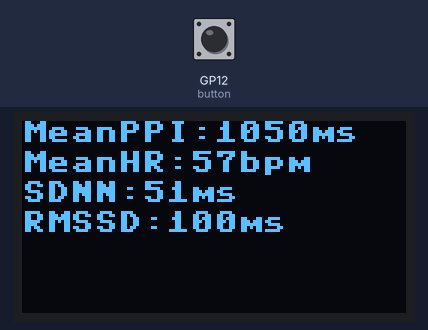
Simulated run of this program. Board: Raspberry Pi Pico running MicroPython. Shown: 128×64 one-colour display. Inputs (shaded band) come from the test bench; at power-on: GP12 (button) HIGH. The interpreter's speed is modelled, so counts of loop turns are approximate; what the program prints to the serial console is not drawn.

Above: at 1.2 s.
1.3 s: GP12 (button) pulled LOW for 0.15 s
Timing chart, 0 to 4.3 s (numbered marks = the images above; inputs shaded):
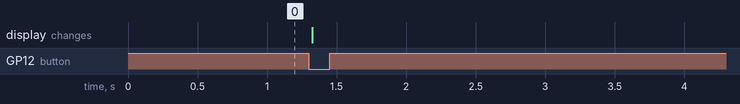

The program:

week5_task2a.py
```python
# Write a code that calculates the basic HRV analysis parameters and shows the values on the OLED:
# ▪ Mean PPI
# ▪ mean heart rate (HR)
# ▪ Standard deviation of PPI (SDNN)
# ▪ Root mean square of successive differences (RMSSD)

import array
import ssd1306
from machine import Pin, I2C
from utime import sleep_ms

# OLED
i2c = I2C(1, sda=Pin(14), scl=Pin(15))
oled = ssd1306.SSD1306_I2C(128, 64, i2c)

# Rotary encoder button
button = Pin(12, mode = Pin.IN, pull = Pin.PULL_UP)

# Testdata
test_set1 = array.array('I', [1000, 1100, 1000, 1100, 1000, 1100, 1000, 1100, 1000, 1100, 1000, 1100,
1000, 1100, 1000, 1100, 1000, 1100, 1000, 1100])

def meanPPI_calculator(data):
    sumPPI = 0
    for i in data:
        sumPPI += i
    meanPPI = sumPPI/len(data)
    print('Mean PPI value:', int(meanPPI), 'ms')
    return meanPPI

def meanHR_calculator(meanPPI):
    HR = 60000/meanPPI
    rounded_HR = round(HR, 0)
    print('Mean HR value:', int(rounded_HR), 'bpm')
    return rounded_HR

def SDNN_calculator(data, PPI):
    summary = 0
    for i in data:
        summary += (i-PPI)**2
    SDNN = (summary/(len(data)-1))**(1/2)
    rounded_SDNN = round(SDNN, 0)
    print('SDNN value:', int(rounded_SDNN), 'ms')
    return rounded_SDNN

def RMSSD_calculator(data):
    i = 0
    summary = 0
    while i < len(data)-1:
        summary += (data[i+1]-data[i])**2
        i +=1
    RMSSD = (summary/(len(data)-1))**(1/2)
    rounded_RMSSD = round(RMSSD, 0)
    print('RMSSD value:', int(rounded_RMSSD), 'ms')
    return rounded_RMSSD

PPI1= meanPPI_calculator(test_set1)
HR1 = meanHR_calculator(PPI1)
SSDN1 = SDNN_calculator(test_set1, PPI1)
RMSSD1 = RMSSD_calculator(test_set1)

oled.text('MeanPPI:'+ str(int(PPI1)) +'ms', 0, 0, 1)
oled.text('MeanHR:'+ str(int(HR1)) +'bpm', 0, 10, 1)
oled.text('SDNN:'+str(int(SSDN1)) +'ms', 0, 20, 1)
oled.text('RMSSD:'+str(int(RMSSD1)) +'ms', 0, 30, 1)
oled.show()

while True:
    if button.value() == 0:
        oled.fill(0)
        oled.show()
```
